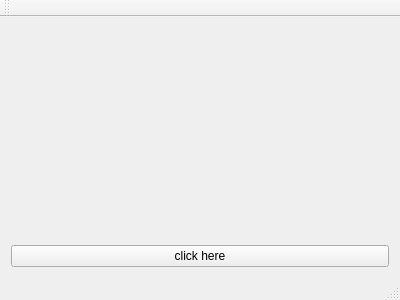
<?xml version="1.0" encoding="UTF-8"?>
<ui version="4.0">
 <class>MainWindow</class>
 <widget class="QMainWindow" name="MainWindow">
  <property name="geometry">
   <rect>
    <x>0</x>
    <y>0</y>
    <width>400</width>
    <height>300</height>
   </rect>
  </property>
  <property name="windowTitle">
   <string>MainWindow</string>
  </property>
  <widget class="QWidget" name="centralWidget">
   <layout class="QVBoxLayout" name="verticalLayout">
    <item>
     <widget class="Form" name="widget" native="true"/>
    </item>
    <item>
     <widget class="QPushButton" name="pushButtonMain">
      <property name="text">
       <string>click here</string>
      </property>
     </widget>
    </item>
   </layout>
  </widget>
  <widget class="QMenuBar" name="menuBar">
   <property name="geometry">
    <rect>
     <x>0</x>
     <y>0</y>
     <width>400</width>
     <height>22</height>
    </rect>
   </property>
  </widget>
  <widget class="QToolBar" name="mainToolBar">
   <attribute name="toolBarArea">
    <enum>TopToolBarArea</enum>
   </attribute>
   <attribute name="toolBarBreak">
    <bool>false</bool>
   </attribute>
  </widget>
  <widget class="QStatusBar" name="statusBar"/>
 </widget>
 <layoutdefault spacing="6" margin="11"/>
 <customwidgets>
  <customwidget>
   <class>Form</class>
   <extends>QWidget</extends>
   <header>form.h</header>
   <container>1</container>
  </customwidget>
 </customwidgets>
 <resources/>
 <connections/>
</ui>
